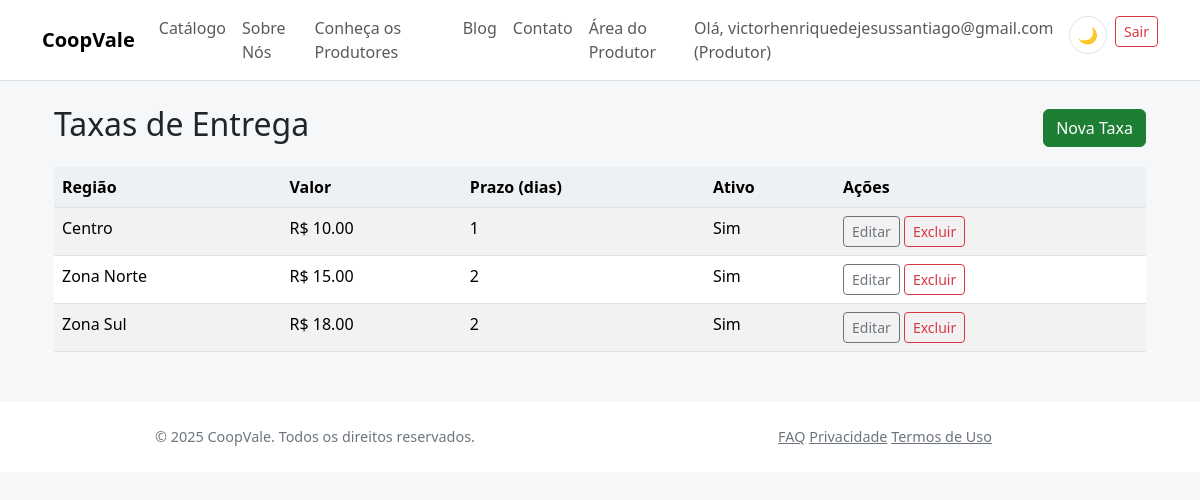
Page /pedidos/taxas-entrega (signed in) on the committed database.
### app/models/core.py (models this page shows, shortened)
class Usuario(db.Model, UserMixin):
    __tablename__ = 'usuarios'
    id = db.Column(db.Integer, primary_key=True)
    email = db.Column(db.String(150), unique=True, nullable=False)
    senha_hash = db.Column(db.String(256), nullable=False)
    tipo_usuario = db.Column(db.String(50), nullable=False, default='visitante')
    ativo = db.Column(db.Boolean, default=True)
    produtor_perfil = db.relationship('Produtor', backref='usuario', uselist=False, lazy=True)
    cliente_perfil = db.relationship('Cliente', backref='usuario', uselist=False, lazy=True)

class TaxaEntrega(db.Model):
    __tablename__ = 'taxas_entrega'
    id = db.Column(db.Integer, primary_key=True)
    regiao = db.Column(db.String(100), nullable=False)
    valor = db.Column(db.Float, nullable=False)
    prazo_dias = db.Column(db.Integer, default=1)
    ativo = db.Column(db.Boolean, default=True)

### app/blueprints/pedidos/routes.py (the view)
@pedidos_bp.route('/taxas-entrega', endpoint='listar_taxas')
@login_required
def listar_taxas():
    taxas = TaxaEntrega.query.order_by(TaxaEntrega.regiao.asc()).all()
    return render_template('pedidos/taxas_entrega_list.html', taxas=taxas)

### app/templates/pedidos/taxas_entrega_list.html (shortened to what this page needs)
{% extends 'base.html' %}
{% block content %}
<div class="container mt-4">
  <div class="d-flex justify-content-between align-items-center mb-3">
    <h2>Taxas de Entrega</h2>
    <a class="btn btn-success" href="{{ url_for('pedidos.nova_taxa') }}">Nova Taxa</a>
  </div>
  <table class="table table-striped">
    <thead>
      <tr>
        <th>Região</th><th>Valor</th><th>Prazo (dias)</th><th>Ativo</th><th>Ações</th>
      </tr>
    </thead>
    <tbody>
      {% for t in taxas %}
      <tr>
        <td>{{ t.regiao }}</td>
        <td>R$ {{ '%.2f'|format(t.valor) }}</td>
        <td>{{ t.prazo_dias }}</td>
        <td>{{ 'Sim' if t.ativo else 'Não' }}</td>
        <td>
          <a class="btn btn-sm btn-outline-secondary" href="{{ url_for('pedidos.editar_taxa', id=t.id) }}">Editar</a>
          <form action="{{ url_for('pedidos.excluir_taxa', id=t.id) }}" method="post" class="d-inline">
            <button class="btn btn-sm btn-outline-danger" type="submit">Excluir</button>
          </form>
        </td>
      </tr>
      {% endfor %}
    </tbody>
  </table>
</div>
{% endblock %}

### app/templates/base.html (shortened to what this page needs)
<!doctype html>
<html lang="pt-br">
<head>
    <link href="https://cdn.jsdelivr.net/npm/bootstrap@5.3.2/dist/css/bootstrap.min.css" rel="stylesheet">
    <link href="{{ url_for('static', filename='css/theme.css') }}" rel="stylesheet">
</head>
<body>
    <nav class="navbar navbar-expand-lg navbar-light bg-light border-bottom">
        <div class="container">
            <a class="navbar-brand" href="{{ url_for('main_bp.index') }}">CoopVale</a>
            <div class="collapse navbar-collapse" id="navbarNav">
                <ul class="navbar-nav me-auto">
                    <li class="nav-item">
                        <a class="nav-link" href="{{ url_for('produtos_bp.catalogo') }}">Catálogo</a>
                    </li>
                    <li class="nav-item">
                        <a class="nav-link" href="{{ url_for('main_bp.sobre') }}">Sobre Nós</a>
                    </li>
                    <li class="nav-item">
                        <a class="nav-link" href="{{ url_for('main_bp.produtores') }}">Conheça os Produtores</a>
                    </li>
                    <li class="nav-item">
                        <a class="nav-link" href="{{ url_for('main_bp.blog_redirect') }}">Blog</a>
                    </li>
                    <li class="nav-item">
                        <a class="nav-link" href="{{ url_for('main_bp.contato') }}">Contato</a>
                    </li>
                    {% if current_user.is_authenticated and current_user.tipo_usuario == 'produtor' %}
                    <li class="nav-item">
                        <a class="nav-link" href="{{ url_for('produtores.dashboard_home') }}">Área do Produtor</a>
                    </li>
                    {% endif %}
                </ul>
                <ul class="navbar-nav">
                    {% if current_user.is_authenticated %}
                    <li class="nav-item">
                        <span class="navbar-text me-3">
                            Olá, {{ current_user.email }} ({{ current_user.tipo_usuario.capitalize() }})
                        </span>
                    </li>
                    <li class="nav-item me-2">
                        <button class="theme-toggle" id="themeToggle" title="Alternar tema">
                            <span id="themeIcon">🌙</span>
                        </button>
                    </li>
                    <li class="nav-item">
                        <a class="btn btn-sm btn-outline-danger" href="{{ url_for('auth.logout') }}">Sair</a>
                    </li>
                    {% endif %}
                </ul>
            </div>
        </div>
    </nav>
    <div class="container mt-4">
        {% block content %}{% endblock %}
    </div>
    <footer class="footer">
        <div class="container">
            <div class="row">
                <div class="col-md-6 text-center text-md-left">
                    <span class="text-muted">© 2025 CoopVale. Todos os direitos reservados.</span>
                </div>
                <div class="col-md-6 text-center text-md-right">
                    <a href="{{ url_for('main_bp.faq') }}" class="text-muted mr-3">FAQ</a>
                    <a href="{{ url_for('main_bp.privacidade') }}" class="text-muted mr-3">Privacidade</a>
                    <a href="{{ url_for('main_bp.termos') }}" class="text-muted">Termos de Uso</a>
                </div>
            </div>
        </div>
    </footer>
</body>
</html>

### app/static/css/theme.css (style rules this page uses)
:root { --coop-green: #1e7e34; --coop-green-light: #27a844; --coop-green-dark: #155724; --coop-accent: #ffb347; --coop-accent-dark: #ff9f2e; --coop-bg: #f5f7f9; --coop-bg-secondary: #ffffff; --coop-text: #212529; --coop-text-muted: #6c757d; --coop-border: #dee2e6; --coop-card-shadow: rgba(0,0,0,.06); --coop-card-shadow-hover: rgba(0,0,0,.12); --coop-border-radius: .65rem; --coop-table-bg: #eef1f3; }
* { transition: background-color .2s ease, color .2s ease, border-color .2s ease; }
body { background: var(--coop-bg); color: var(--coop-text); }
.navbar-nav { list-style: none; margin: 0; padding: 0; }
.navbar-nav .nav-item { display: inline-block; }
.navbar-nav .nav-link { text-decoration: none; }
.navbar-brand { font-weight:700; }
.navbar.bg-light, .footer { background: var(--coop-bg-secondary)!important; border-color: var(--coop-border)!important; }
.btn-success { background: var(--coop-green); border-color: var(--coop-green); }
.table { color: var(--coop-text); }
.table thead th { background: var(--coop-table-bg); border-color: var(--coop-border); }
.table td, .table th { border-color: var(--coop-border); }
.footer { font-size:.9rem; }
.text-muted { color: var(--coop-text-muted)!important; }
.theme-toggle { background: var(--coop-bg-secondary); border: 1px solid var(--coop-border); border-radius: 50%; width: 38px; height: 38px; display: flex; align-items: center; justify-content: center; cursor: pointer; transition: all .2s ease; }

### app/templates/base.html (style rules this page uses)
.footer { background-color: #f8f9fa; padding: 24px 0; margin-top: 50px; }

### rows in the picture
Usuario: email "victorhenriquedejesussantiago@gmail.com", tipo_usuario "Produtor"
TaxaEntrega: regiao "Centro", valor "10.00", prazo_dias "1", ativo "Sim"
TaxaEntrega: regiao "Zona Norte", valor "15.00", prazo_dias "2", ativo "Sim"
TaxaEntrega: regiao "Zona Sul", valor "18.00", prazo_dias "2", ativo "Sim"
